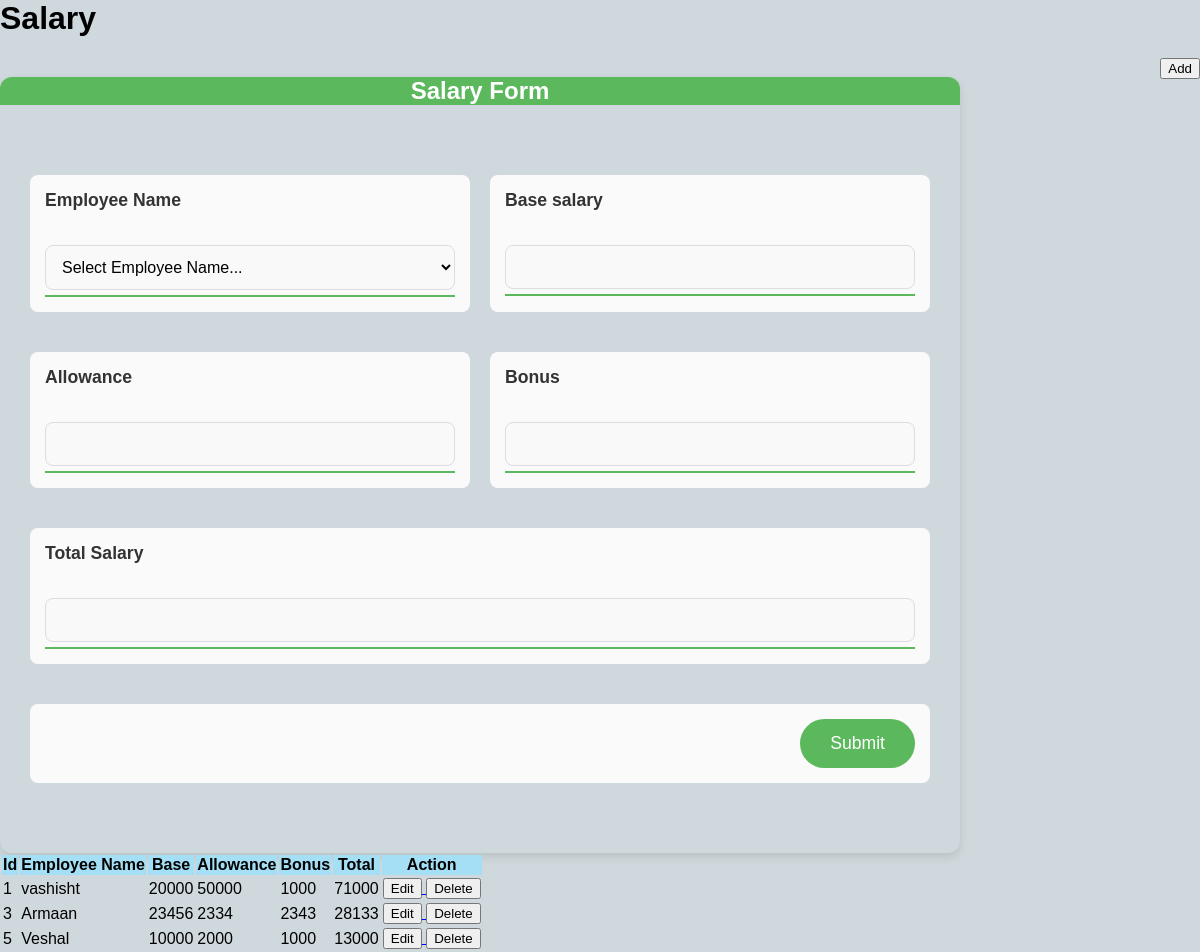
Page /components/Admin/salary/salary_content.php on the committed database.
### tables this page shows
CREATE TABLE `salary` (
  `id` int(11) NOT NULL,
  `base_salary` int(11) NOT NULL,
  `allowance` int(11) DEFAULT NULL,
  `bonus` int(11) DEFAULT NULL,
  `total` int(11) NOT NULL,
  `employee_id` int(11) NOT NULL
);

CREATE TABLE `employee` (
  `id` int(11) NOT NULL,
  `emp_name` varchar(255) NOT NULL,
  `emp_email` varchar(255) NOT NULL,
  `emp_password` varchar(25) NOT NULL,
  `emp_phone` varchar(20) DEFAULT NULL,
  `emp_dob` date DEFAULT NULL,
  `emp_address` text NOT NULL,
  `emp_gender` enum('M','F','O') NOT NULL,
  `emp_image` varchar(255) DEFAULT NULL,
  `emp_joining_date` date NOT NULL,
  `emp_status` enum('0','1') NOT NULL,
  `emp_department_id` int(11) DEFAULT NULL
);

### components/Admin/salary/salary_content.php (the view, shortened to what this page needs)
<?php
include '../../database/db.php';
$salary = "select s.*,e.emp_name from salary s join employee e on s.employee_id=e.id";
$get_salary = $conn->prepare($salary);
$get_salary->execute();
$salary = $get_salary->fetchAll();
?>
<head>
  <link rel="stylesheet" href="../index.css">
</head>
<div>
    <h1>Salary</h1>
<table id="myTable" class="display">
  <thead>
    <tr>
      <th>Id</th>
      <th>Employee Name</th>
      <th>Base</th>
      <th>Allowance</th>
      <th>Bonus</th>
      <th>Total</th>
      <th>Action </th>
    </tr>
  </thead>
  <tbody>
  <?php
    foreach($salary as $salary){
      echo "<tr>
      <td>$salary[id]</td>
      <td>$salary[emp_name]</td>
      <td>$salary[base_salary]</td>
      <td>$salary[allowance]</td>
      <td>$salary[bonus]</td>
      <td>$salary[total]</td>";
      echo "<td>
      <a href='#?edit_id=" . $salary['id'] . "'>
      <button type='button' class='btn btn-success editButton' data-bs-toggle='modal' data-bs-target='#salaryModal'
data-bs-whatever='@mdo' value='$salary[id]'>
        Edit
      </button>
    </a>
      <a href='salary.php?delete_id=$salary[id]'>
      <button type='button' class='btn btn-danger editButton' value=''>
          Delete
      </button>
      </a>
      </td>
      </tr>"
      ;
    }
  ?>
  </tbody>
</table>
</div>

### components/Admin/index.css (style rules this page uses)
thead { background-color: #a4dff5; }

### rows in the picture
salary: id "1", employee.emp_name "vashisht", base_salary "20000", allowance "50000", bonus "1000", total "71000"
salary: id "3", employee.emp_name "Armaan", base_salary "23456", allowance "2334", bonus "2343", total "28133"
salary: id "5", employee.emp_name "Veshal", base_salary "10000", allowance "2000", bonus "1000", total "13000"
